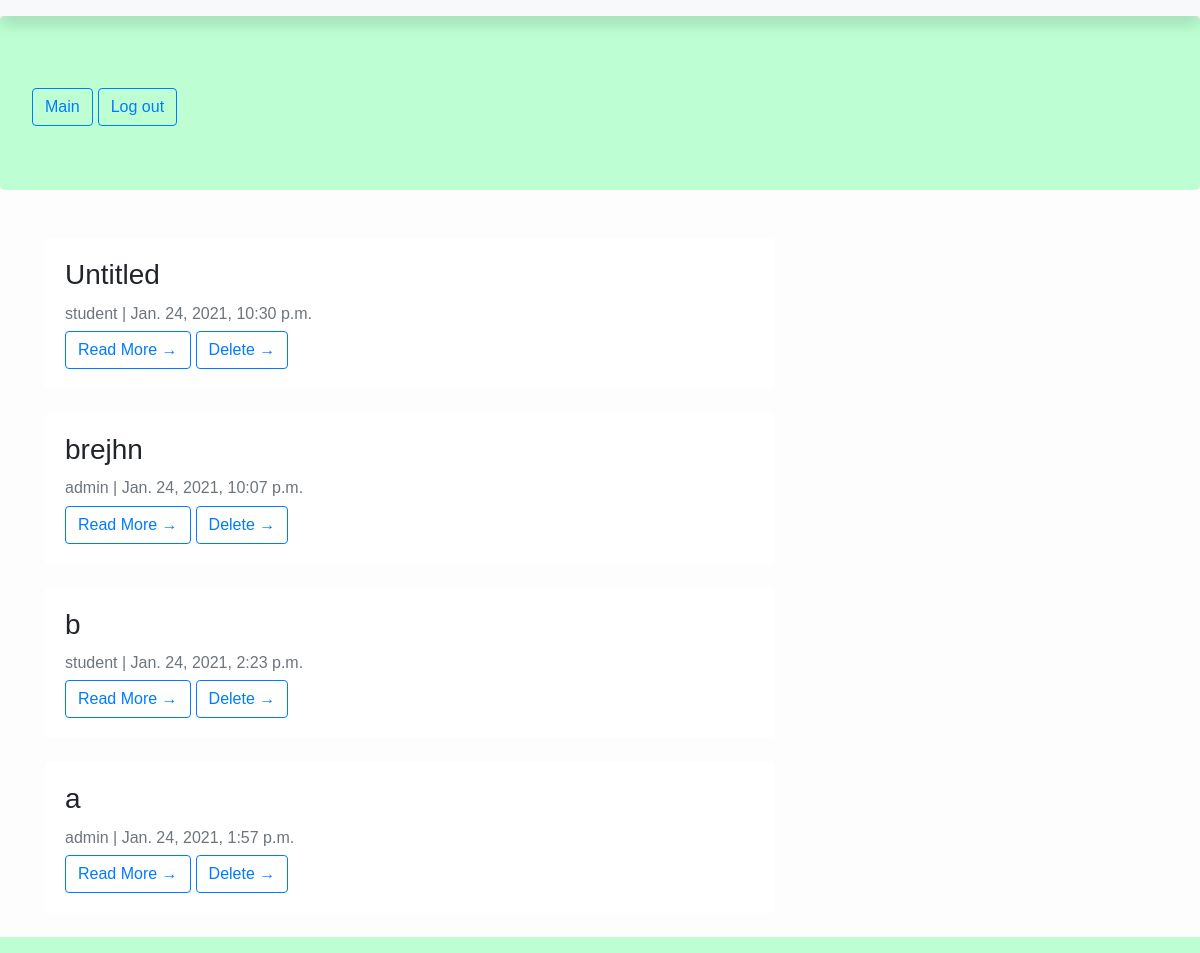
The page /edit (signed in) on the database as committed earlier.
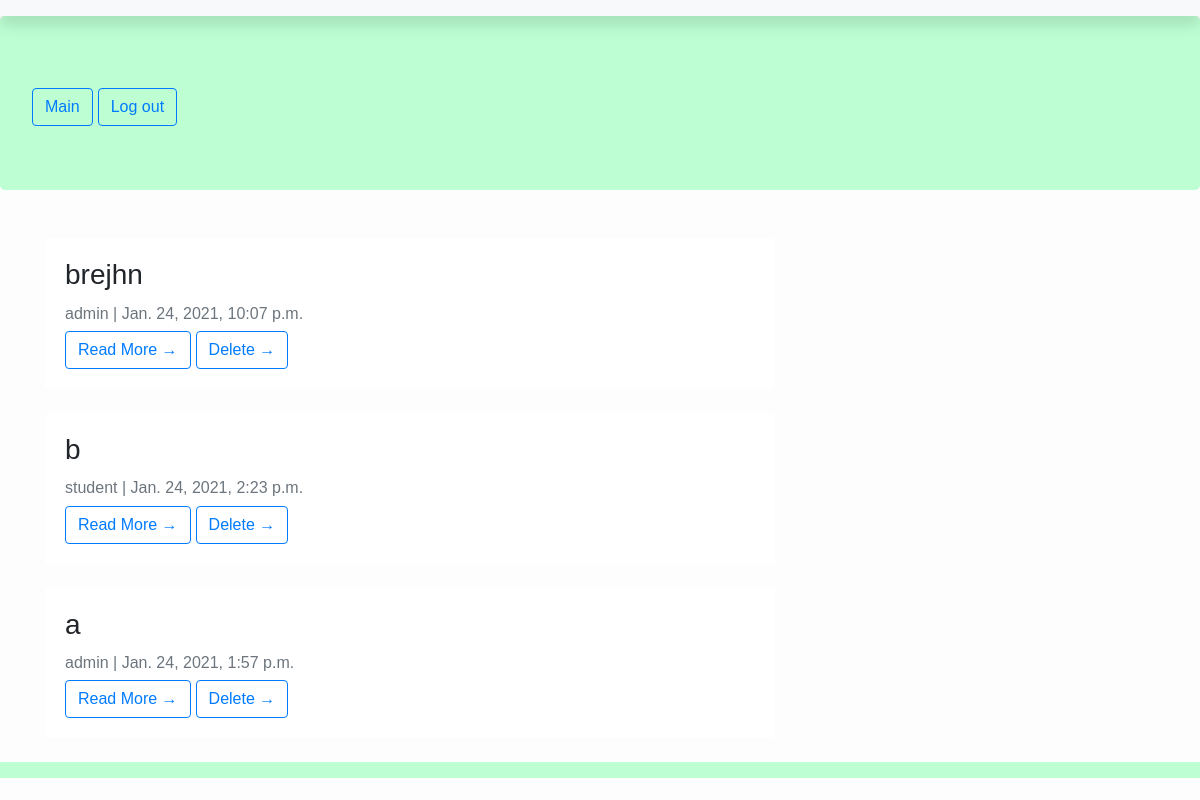
The same page on the database as committed later.
### blog/models.py (models this page shows, shortened)
class Blog(models.Model):
    title = models.CharField(max_length=200, unique=True)
    slug = models.SlugField(max_length=200, unique=True)
    author = models.ForeignKey(User, on_delete= models.CASCADE)
    updated_on = models.DateTimeField(auto_now= True)
    created_on = models.DateTimeField(auto_now_add=True)
    look  =  models.TextField(default="""#container img {
border-radius: 29px;
width: 100%;
height: 360px;
opacity: 0.7;
align-content: center;
}
#container img {
opacity: 1.0; }
a {text-align: center; text-decoration: none;}""")
    class Meta:
        ordering = ['-created_on']

### blog/views.py (the view)
# urls.py: path('edit', views.editbloglist.as_view(), name='edit'),
class editbloglist(UserPassesTestMixin, generic.ListView):
    model = Blog
    template_name = 'blogs_edit.html'
    paginate_by = 4
    def get_queryset(self):
        return Blog.objects.order_by('-created_on')
    def test_func(self):
        return self.request.user.is_superuser

### blog/templates/blogs_edit.html (shortened to what this page needs)
{% extends "base.html" %}
{% block content %}
<header class="jumbotron" style="background-color: #BDFFD3; color: #00308F;">
                 <span>  <a href="/" class="btn btn-outline-primary">Main </a></span>
				       <span><a href="accounts/logout" class="btn btn-outline-primary">Log out</a></span>
</header>
<div class="container">
    <div class="row">
        <div class="col-md-8 mt-3 left">
            {% for blog in blog_list %}
            <div class="shadow-none card mb-4" id="newsfeed">
                <div class="card-body">
                    <h3 class="card-title">{{ blog.title }}</h3>
                    <p class="card-text text-muted h6"><span>{{ blog.author}}</span> | {{ blog.created_on}} </p>
                    <span><a href="{% url 'postseditlist' blog.slug  %}" class="btn btn-outline-primary">Read More →</a></span>
                    <span><a href="{% url 'deleteblog' blog.slug  %}" class="btn btn-outline-primary">Delete →</a></span>
                </div>
            </div>
            {% endfor %}
        </div>
</div>
</div>
{%endblock%}

Rows that differ between the two databases and show on the page:
removed Blog: title "Untitled", author "student", created_on "Jan. 24, 2021, 10:30 p.m."
